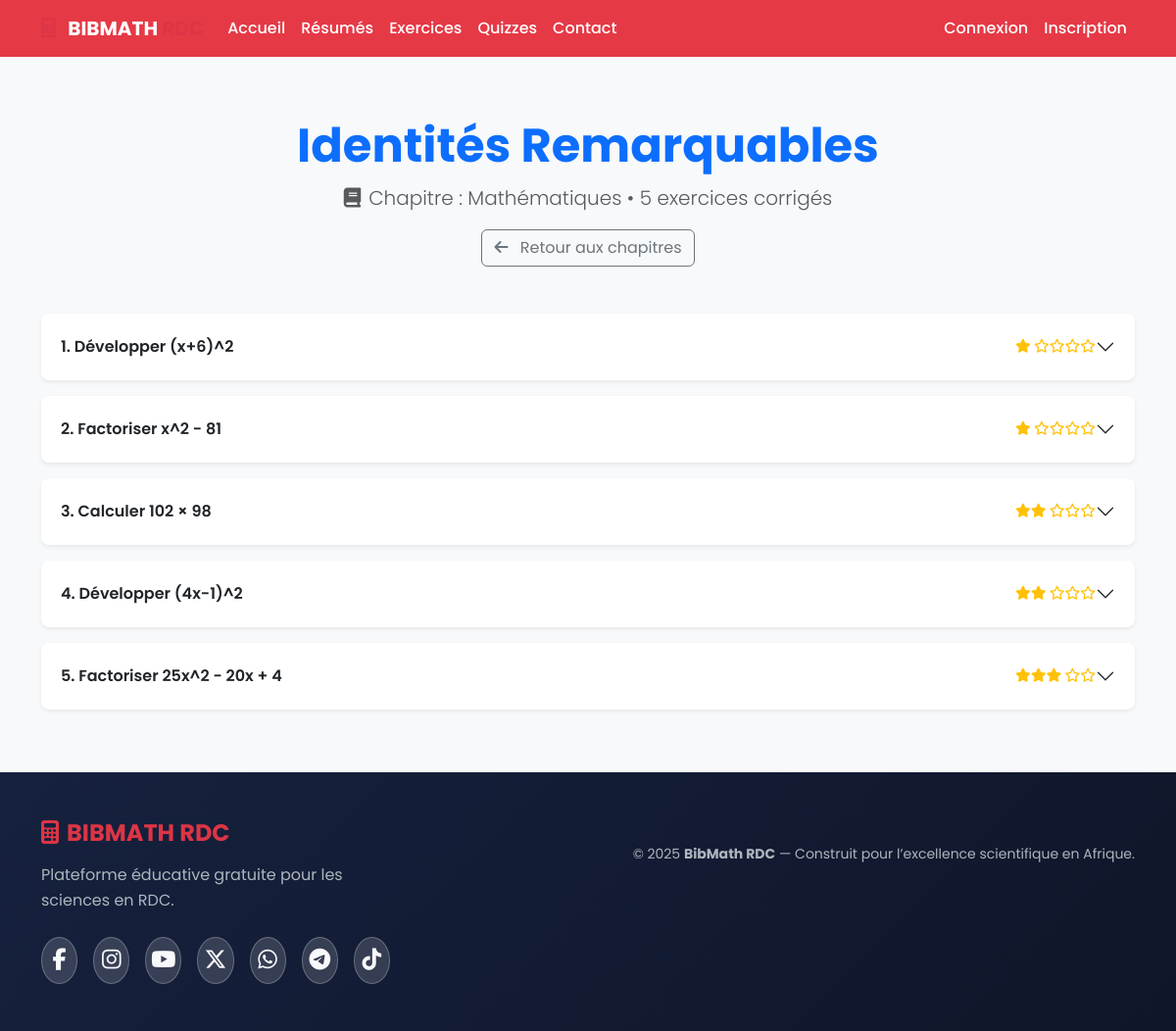
Page /category/1 on the committed database.
### project/models.py (models this page shows, shortened)
class Category(db.Model):
    __tablename__ = 'categories'
    id = db.Column(db.Integer, primary_key=True)
    name = db.Column(db.String(150), nullable=False)
    description = db.Column(db.Text, nullable=True)
    chapter_id = db.Column(db.Integer, db.ForeignKey('chapters.id'), nullable=False)
    exercises = db.relationship('Exercise', backref='category', lazy='dynamic', cascade="all, delete-orphan")

class Chapter(db.Model):
    __tablename__ = 'chapters'
    id = db.Column(db.Integer, primary_key=True)
    name = db.Column(db.String(150), nullable=False)     # ex: "Mathématiques"
    subject = db.Column(db.String(50), nullable=False)  # maths, physique, chimie
    description = db.Column(db.Text, nullable=True)
    categories = db.relationship('Category', backref='chapter', lazy='select', cascade="all, delete-orphan")

class Exercise(db.Model):
    __tablename__ = 'exercises'
    id = db.Column(db.Integer, primary_key=True)
    title = db.Column(db.String(200), nullable=False)
    subject = db.Column(db.String(50), nullable=False)
    level = db.Column(db.String(50), nullable=False)    # debutant, intermediaire, avance
    difficulty = db.Column(db.Integer, default=1)      # 1 à 5
    statement_latex = db.Column(db.Text, nullable=False)
    solution_latex = db.Column(db.Text, nullable=True)
    created_at = db.Column(db.DateTime, default=datetime.utcnow)
    category_id = db.Column(db.Integer, db.ForeignKey('categories.id'), nullable=True)
    author_id = db.Column(db.Integer, db.ForeignKey('users.id'), nullable=False)

### project/routes/main.py (the view)
@main_bp.route('/category/<int:category_id>')
def category_detail(category_id):
    category = Category.query.get_or_404(category_id)
    exercises = category.exercises.order_by(Exercise.difficulty).all()
    return render_template('category_detail.html', category=category, exercises=exercises)

### project/templates/category_detail.html (shortened to what this page needs)
{% extends "base.html" %}
{% block content %}
<div class="container py-5">
    <div class="text-center mb-5">
        <h1 class="display-5 fw-bold text-primary">{{ category.name }}</h1>
        <p class="lead text-muted">
            <i class="fas fa-book me-2"></i>Chapitre : {{ category.chapter.name }} •
            {{ exercises | length }} exercices corrigés
        </p>
        <a href="{{ url_for('main.exercises') }}" class="btn btn-outline-secondary">
            <i class="fas fa-arrow-left me-2"></i> Retour aux chapitres
        </a>
    </div>
    <div class="accordion" id="exercisesAccordion">
        {% for exercise in exercises %}
        <div class="accordion-item mb-3 border-0 shadow-sm rounded-3">
            <h2 class="accordion-header">
                <button class="accordion-button collapsed fw-semibold py-4" type="button" data-bs-toggle="collapse"
                        data-bs-target="#exo{{ exercise.id }}">
                    <div class="d-flex w-100 justify-content-between align-items-center">
                        <span>{{ loop.index }}. {{ exercise.title }}</span>
                        <div class="text-warning small">
                            {% for i in range(exercise.difficulty) %}<i class="fas fa-star"></i>{% endfor %}
                            {% for i in range(exercise.difficulty, 5) %}<i class="far fa-star"></i>{% endfor %}
                        </div>
                    </div>
                </button>
            </h2>
        </div>
        {% endfor %}
    </div>
</div>
{% endblock %}

### project/static/css/style.css (style rules this page uses)
:root { --primary-color: #1a1a2e; --accent-color: #162447; --btn-color: #e43f5a; --success-color: #28a745; --warning-color: #ffc107; --danger-color: #dc3545; --info-color: #17a2b8; --light-color: #f8f9fa; --dark-color: #343a40; }
body { font-family: 'Poppins', 'Segoe UI', sans-serif; background-color: var(--light-color); color: var(--dark-color); line-height: 1.6; transition: background-color 0.3s ease, color 0.3s ease; }
.accordion-button { border-radius: 10px !important; font-weight: 600; }
.accordion-item { border-radius: 10px; border: none; margin-bottom: 10px; box-shadow: 0 2px 10px rgba(0,0,0,0.08); }

### project/templates/base.html (style rules this page uses)
:root { --primary-color: #e63946; --navbar-bg: rgba(26,26,46,.95); }
body { font-family: 'Poppins', sans-serif; min-height: 100vh; display: flex; flex-direction: column; background: #f8f9fa; }

### rows in the picture
Category: name "Identités Remarquables"
Chapter: chapter.name "Mathématiques"
Exercise: title "Développer (x+6)^2", difficulty 1 (drawn)
Exercise: title "Factoriser x^2 - 81", difficulty 1 (drawn)
Exercise: title "Calculer 102 × 98", difficulty 2 (drawn)
Exercise: title "Développer (4x-1)^2", difficulty 2 (drawn)
Exercise: title "Factoriser 25x^2 - 20x + 4", difficulty 3 (drawn)

### other values in the picture
{{ exercises | length }} "5"
